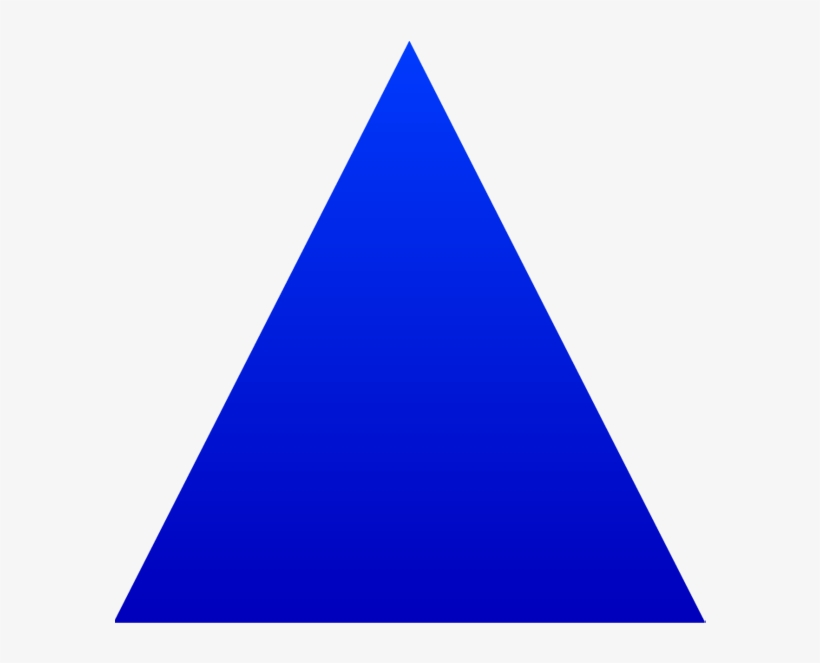
#> input picture OpenCV/Phase-7-Contours and Shape Detection/triangle.png, 820 x 663 px, found by its file name
$ python countour.py
#> lines starting #> are read from the running program, lines starting #| are printed output that depends on the picture; after the words box and inside, x2 and y2 are one past the last pixel; in counts of white or black regions, pixels touching at a corner belong together
"""
    Syntax of Countours: contours, hierarchy = cv2.findContours(img, mode, method)
    Syntax for Draw Contoirs: cv2.drawContours(img, contours, contour_index, color, thickness)

"""

import cv2

img = cv2.imread("OpenCV/Phase-7-Contours and Shape Detection/triangle.png")
#> img is the input picture: shape (663, 820, 3); mean B, G, R 234.3, 174, 168.1
gray = cv2.cvtColor(img, cv2.COLOR_BGR2GRAY)
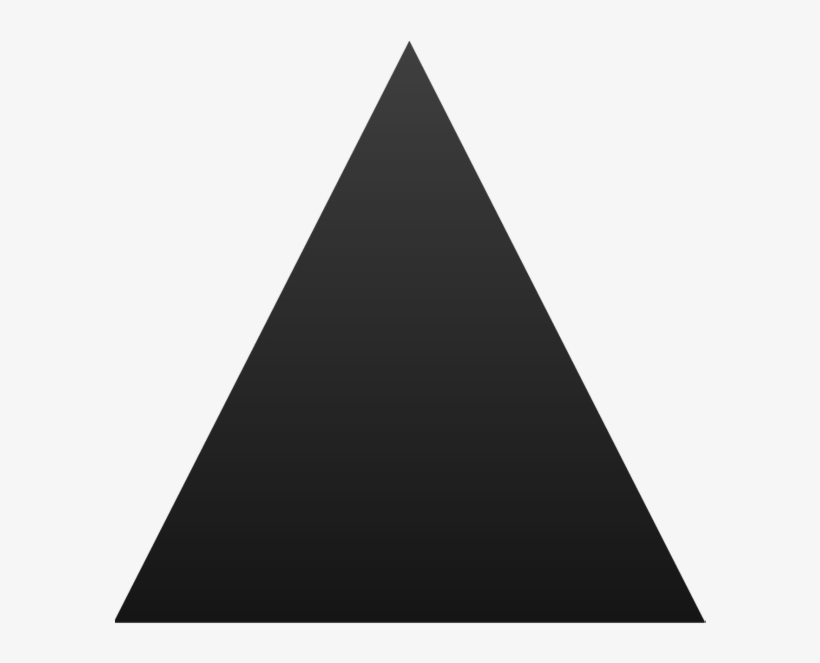
#> gray: shape (663, 820); min 20, max 248, mean 179.1
_, thresh = cv2.threshold(gray, 240, 255, cv2.THRESH_BINARY)
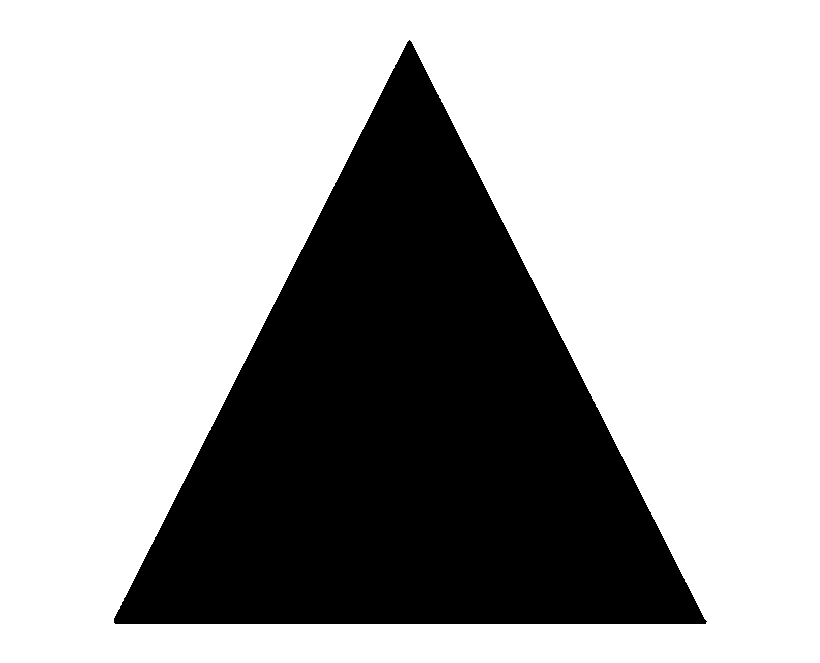
#> thresh: shape (663, 820); 67.9% white; 1 black region

# Find Contours

contours, hirearchy = cv2.findContours(thresh, cv2.RETR_TREE, cv2.CHAIN_APPROX_SIMPLE)
#> contours = 2 contours; box (x1, y1, x2, y2) and area: (0, 0, 820, 663) 542178, (113, 39, 708, 625) 175292; hirearchy = [[-1, -1, 1, -1], [-1, -1, -1, 0]]

cv2.drawContours(img, contours, -1, (0,255,0), 3)
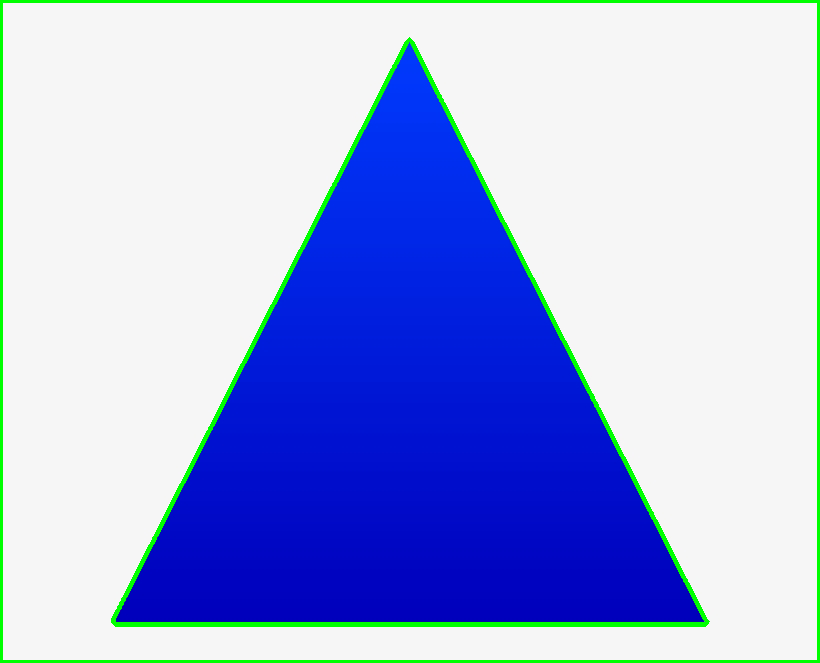
#> img: shape (663, 820, 3); 3.25% of pixels changed, all inside (x1, y1, x2, y2) = (0, 0, 820, 663)

cv2.imshow("Contours", img)
cv2.waitKey(0)
cv2.destroyAllWindows()
